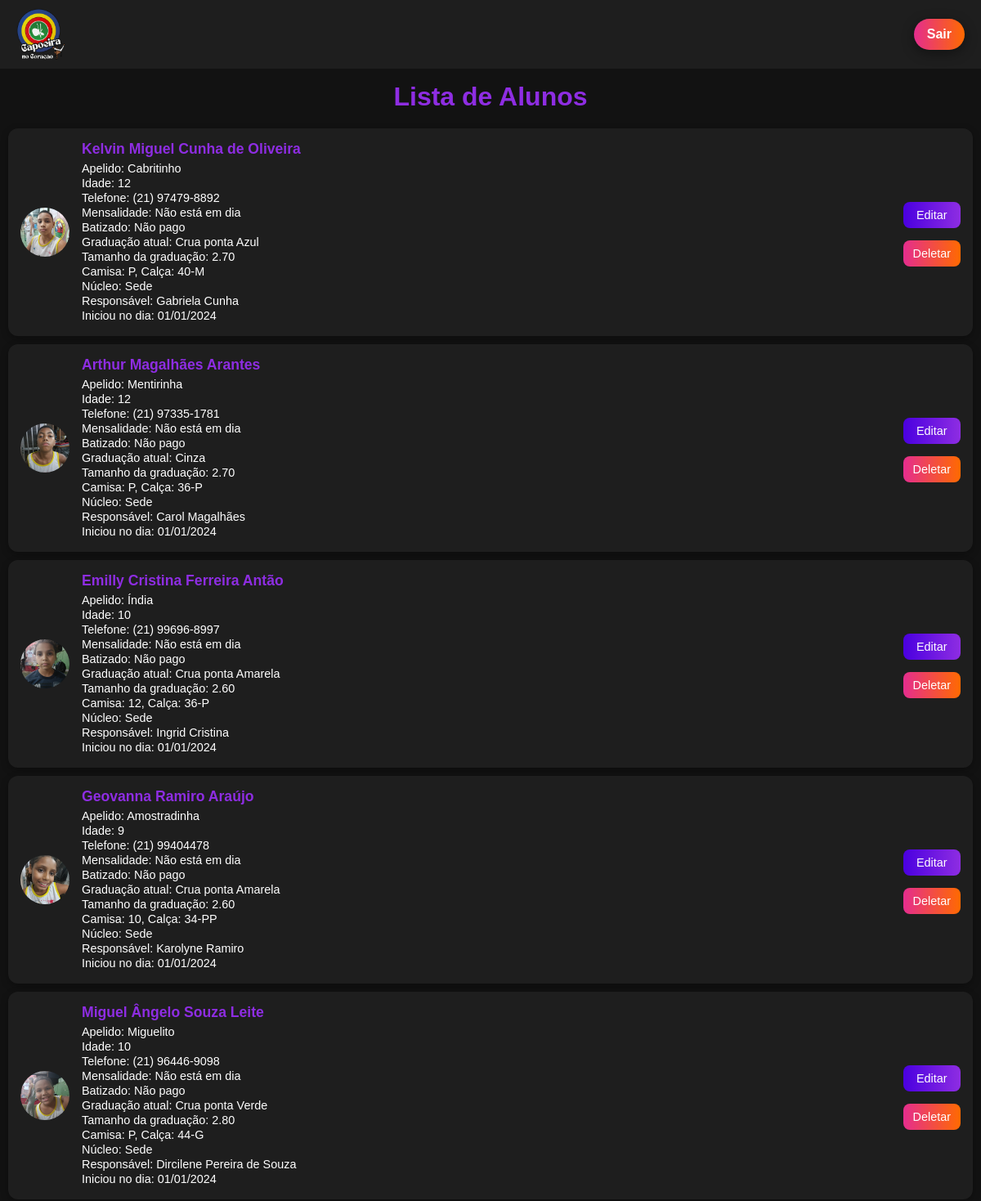
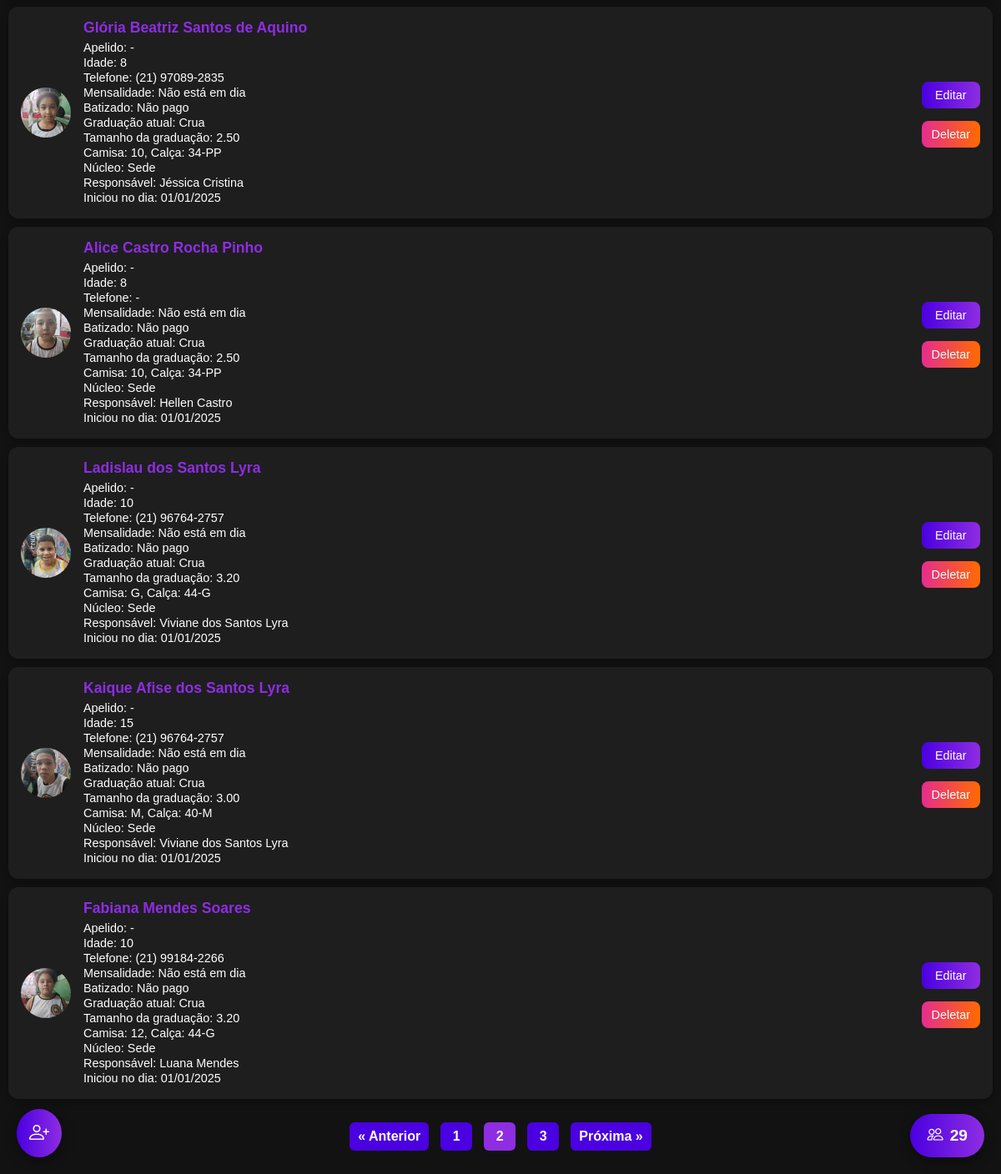
The page /?pagina=2 (signed in) on the database its author committed (2 pictures, top to bottom).
### tables this page shows
CREATE TABLE usuarios (
            id INTEGER PRIMARY KEY AUTOINCREMENT,
            nome_completo TEXT NOT NULL,
            apelido TEXT,
            idade TEXT NOT NULL,
            telefone TEXT,
            mensalidade TEXT NOT NULL,
            batizado TEXT NOT NULL,
            graduacao_atual TEXT NOT NULL,
            graduacao_tamanho TEXT NOT NULL,
            camisa_tamanho TEXT,
            calsa_tamanho TEXT,
            foto TEXT,
            nucleo TEXT NOT NULL,
            responsavel TEXT,
            iniciou_no_dia TEXT
        );

### app.py (the view, shortened to what this page needs)
@app.route("/", methods=["GET", "POST"])
def index():
    alunos = []
    total_paginas = 0
    total_alunos = 0
    pagina = request.args.get("pagina", 1, type=int)  # ?pagina= no GET
    por_pagina = 10
    if session.get("admin_logado"):
        conn = conectar_banco()
        conn.row_factory = sqlite3.Row
        cursor = conn.cursor()
        cursor.execute("SELECT COUNT(*) FROM usuarios")
        total_alunos = cursor.fetchone()[0]
        total_paginas = (total_alunos + por_pagina - 1) // por_pagina
        offset = (pagina - 1) * por_pagina
        cursor.execute(
            "SELECT * FROM usuarios ORDER BY id DESC LIMIT ? OFFSET ?",
            (por_pagina, offset),
        )
        alunos = cursor.fetchall()
        cursor.close()
        conn.close()
    return render_template(
        "index.html",
        alunos=alunos,
        graduacoes=graduacoes,
        pagina=pagina,
        total_paginas=total_paginas,
        total_alunos=total_alunos  # total geral
    )

### app.py (called while the page is built)
def conectar_banco():
    return sqlite3.connect("database.db")

@app.template_filter('data_br')
def data_br(value):
    if not value:
        return '-'
    try:
        dt = datetime.strptime(value, "%Y-%m-%d")
        return dt.strftime("%d/%m/%Y")
    except Exception:
        return value

### templates/index.html (shortened to what this page needs)
<!DOCTYPE html>
<html lang="pt-br">
<head>
    <link rel="stylesheet" href="https://cdn.jsdelivr.net/npm/bootstrap-icons@1.11.3/font/bootstrap-icons.css">
</head>
<body>
    {% if not session.get('admin_logado') %}
    <div class="login-card">
        <h2>Senha do Admin</h2>
        <form method="POST">
            <input type="password" name="senha" placeholder="Digite a senha" required>
            <button type="submit">Entrar</button>
        </form>
        {% with messages = get_flashed_messages() %}
        {% if messages %}
        <p style="color:red;">{{ messages[0] }}</p>
        {% endif %}
        {% endwith %}
    </div>
    {% else %}
    <header>
        <img class="logo" src="/static/img_base/logo.png" alt="Logo Capoeira no Coração">
        {% if session.get('admin_logado') %}
        <a href="{{ url_for('logout') }}" class="btn-flutuante-deslogar">Sair</a>
        {% endif %}
    </header>
    <h1>Lista de Alunos</h1>
    {% for aluno in alunos %}
    <div class="aluno-card">
        {% if aluno.foto %}
        <img src="{{ url_for('static', filename='fotos/' ~ aluno.foto) }}" alt="Foto do aluno">
        {% else %}
        <img src="{{ url_for('static', filename='fotos/default.png') }}" alt="Sem foto">
        {% endif %}
        <div class="aluno-info">
            <h3>{{ aluno.nome_completo }}</h3>
            <p>Apelido: {{ aluno.apelido or '-' }}</p>
            <p>Idade: {{ aluno.idade }}</p>
            <p>Telefone: {{ aluno.telefone or '-' }}</p>
            <p>Mensalidade: {{ aluno.mensalidade }}</p>
            <p>Batizado: {{ aluno.batizado }}</p>
            <p>Graduação atual: {{ aluno.graduacao_atual }}</p>
            <p>Tamanho da graduação: {{ aluno.graduacao_tamanho }}</p>
            <p>Camisa: {{ aluno.camisa_tamanho or '-' }}, Calça: {{ aluno.calsa_tamanho or '-' }}</p>
            <p>Núcleo: {{ aluno.nucleo }}</p>
            <p>Responsável: {{ aluno.responsavel or '-' }}</p>
            <p>Iniciou no dia: {{ aluno.iniciou_no_dia|data_br }}</p>
        </div>
        <div class="edit-delet">
            <a href="/editar/{{ aluno.id }}" class="btn-editar">Editar</a>
            <a href="/deletar/{{ aluno.id }}" class="btn-deletar">Deletar</a>
        </div>
    </div>
    {% else %}
    <p style="text-align:center; margin-top: 20px;">Nenhum aluno cadastrado ainda.</p>
    {% endfor %}
    {% if total_paginas > 1 %}
    <div class="paginacao">
        {% if pagina > 1 %}
        <a href="{{ url_for('index', pagina=pagina-1) }}">&laquo; Anterior</a>
        {% endif %}
        {% for p in range(1, total_paginas+1) %}
        {% if p == pagina %}
        <span class="pagina-atual">{{ p }}</span>
        {% else %}
        <a href="{{ url_for('index', pagina=p) }}">{{ p }}</a>
        {% endif %}
        {% endfor %}
        {% if pagina < total_paginas %} <a href="{{ url_for('index', pagina=pagina+1) }}">Próxima &raquo;</a>
            {% endif %}
    </div>
    {% endif %}
    <a href="{{ url_for('cadastrar') }}" class="btn-flutuante">
        <i class="bi bi-person-plus"></i>
    </a>
    <div class="bola-total-alunos">
        <i class="bi bi-people"></i> {{ total_alunos }}
    </div>
    {% endif %}
</body>
</html>

### templates/index.html (style rules this page uses)
* { padding: 0; margin: 0; box-sizing: border-box; outline: none; }
body { font-family: Arial, sans-serif; background: #121212; color: #fff; }
header { display: flex; justify-content: space-between; align-items: center; position: fixed; top: 0; width: 100%; z-index: 1000; padding: 10px 20px; background-color: #1E1E1E; }
h1 { text-align: center; color: #8E2DE2; margin-bottom: 20px; margin-top: 100px; }
.aluno-card { background: #1E1E1E; border-radius: 12px; padding: 15px; margin-bottom: 15px; display: flex; align-items: center; justify-content: space-between; box-shadow: 0 3px 10px rgba(0, 0, 0, 0.3); margin: 0; margin: 0 10px 10px 10px; }
.aluno-card img { width: 60px; height: 60px; border-radius: 50%; object-fit: cover; margin-right: 15px; }
.aluno-info { flex: 1; }
.aluno-info h3 { margin: 0 0 5px 0; font-size: 1.1em; color: #8E2DE2; }
.aluno-info p { margin: 2px 0; font-size: 0.9em; }
.btn-editar, .btn-deletar { padding: 8px 12px; color: #fff; border: none; border-radius: 8px; cursor: pointer; font-size: 0.9em; text-decoration: none; text-align: center; transition: 0.3s; display: inline-block; margin-top: 5px; outline: none; }
.btn-editar { background: linear-gradient(to right, #4A00E0, #8E2DE2); }
.btn-deletar { background: linear-gradient(to right, #E52D8E, #FF6A00); }
.btn-flutuante { position: fixed; bottom: 20px; left: 20px; background: linear-gradient(to right, #4A00E0, #8E2DE2); color: #fff; padding: 15px; border-radius: 50%; font-size: 1.5em; text-decoration: none; box-shadow: 0 4px 15px rgba(0, 0, 0, 0.4); transition: 0.3s; outline: none; display: flex; justify-content: center; align-items: center; }
.bola-total-alunos { position: fixed; bottom: 20px; right: 20px; padding: 15px 20px; background: linear-gradient(to right, #4A00E0, #8E2DE2); color: #fff; border-radius: 50px; display: flex; justify-content: center; align-items: center; font-weight: bold; font-size: 1.2em; box-shadow: 0 4px 15px rgba(0, 0, 0, 0.4); cursor: default; transition: 0.3s; outline: none; gap: 8px; }
.logo { width: 60px; display: block; margin: 0; }
.btn-flutuante-deslogar { background: linear-gradient(to right, #E52D8E, #FF6A00); color: #fff; padding: 10px 16px; border-radius: 50px; font-weight: bold; text-decoration: none; box-shadow: 0 4px 15px rgba(0, 0, 0, 0.4); transition: 0.3s; outline: none; }
.edit-delet { display: flex; flex-direction: column; gap: 10px; margin-left: 0px; outline: none; }
.paginacao { display: flex; gap: 6px; align-items: center; justify-content: center; margin: 20px 0; padding: 8px; overflow-x: auto; white-space: nowrap; -webkit-overflow-scrolling: touch; }
.paginacao a, .paginacao span { display: inline-flex; align-items: center; justify-content: center; padding: 8px 10px; margin: 0 4px; border-radius: 6px; text-decoration: none; background: #4A00E0; color: white; font-weight: 700; min-width: 38px; }
.paginacao span.pagina-atual { background: #8E2DE2; }

### rows shown on the page
usuarios: foto (picture), nome_completo "Kelvin Miguel Cunha de Oliveira", apelido "Cabritinho", idade "12", telefone "(21) 97479-8892", mensalidade "Não está em dia", batizado "Não pago", graduacao_atual "Crua ponta Azul", graduacao_tamanho "2.70", camisa_tamanho "P", calsa_tamanho "40-M", nucleo "Sede", responsavel "Gabriela Cunha", iniciou_no_dia|data_br "01/01/2024"
usuarios: foto (picture), nome_completo "Arthur Magalhães Arantes", apelido "Mentirinha", idade "12", telefone "(21) 97335-1781", mensalidade "Não está em dia", batizado "Não pago", graduacao_atual "Cinza", graduacao_tamanho "2.70", camisa_tamanho "P", calsa_tamanho "36-P", nucleo "Sede", responsavel "Carol Magalhães", iniciou_no_dia|data_br "01/01/2024"
usuarios: foto (picture), nome_completo "Emilly Cristina Ferreira Antão", apelido "Índia", idade "10", telefone "(21) 99696-8997", mensalidade "Não está em dia", batizado "Não pago", graduacao_atual "Crua ponta Amarela", graduacao_tamanho "2.60", camisa_tamanho "12", calsa_tamanho "36-P", nucleo "Sede", responsavel "Ingrid Cristina", iniciou_no_dia|data_br "01/01/2024"
usuarios: foto (picture), nome_completo "Geovanna Ramiro Araújo", apelido "Amostradinha", idade "9", telefone "(21) 99404478", mensalidade "Não está em dia", batizado "Não pago", graduacao_atual "Crua ponta Amarela", graduacao_tamanho "2.60", camisa_tamanho "10", calsa_tamanho "34-PP", nucleo "Sede", responsavel "Karolyne Ramiro", iniciou_no_dia|data_br "01/01/2024"
usuarios: foto (picture), nome_completo "Miguel Ângelo Souza Leite", apelido "Miguelito", idade "10", telefone "(21) 96446-9098", mensalidade "Não está em dia", batizado "Não pago", graduacao_atual "Crua ponta Verde", graduacao_tamanho "2.80", camisa_tamanho "P", calsa_tamanho "44-G", nucleo "Sede", responsavel "Dircilene Pereira de Souza", iniciou_no_dia|data_br "01/01/2024"
usuarios: foto (picture), nome_completo "Glória Beatriz Santos de Aquino", apelido "-", idade "8", telefone "(21) 97089-2835", mensalidade "Não está em dia", batizado "Não pago", graduacao_atual "Crua", graduacao_tamanho "2.50", camisa_tamanho "10", calsa_tamanho "34-PP", nucleo "Sede", responsavel "Jéssica Cristina", iniciou_no_dia|data_br "01/01/2025"
usuarios: foto (picture), nome_completo "Alice Castro Rocha Pinho", apelido "-", idade "8", telefone "-", mensalidade "Não está em dia", batizado "Não pago", graduacao_atual "Crua", graduacao_tamanho "2.50", camisa_tamanho "10", calsa_tamanho "34-PP", nucleo "Sede", responsavel "Hellen Castro", iniciou_no_dia|data_br "01/01/2025"
usuarios: foto (picture), nome_completo "Ladislau dos Santos Lyra", apelido "-", idade "10", telefone "(21) 96764-2757", mensalidade "Não está em dia", batizado "Não pago", graduacao_atual "Crua", graduacao_tamanho "3.20", camisa_tamanho "G", calsa_tamanho "44-G", nucleo "Sede", responsavel "Viviane dos Santos Lyra", iniciou_no_dia|data_br "01/01/2025"
usuarios: foto (picture), nome_completo "Kaique Afise dos Santos Lyra", apelido "-", idade "15", telefone "(21) 96764-2757", mensalidade "Não está em dia", batizado "Não pago", graduacao_atual "Crua", graduacao_tamanho "3.00", camisa_tamanho "M", calsa_tamanho "40-M", nucleo "Sede", responsavel "Viviane dos Santos Lyra", iniciou_no_dia|data_br "01/01/2025"
usuarios: foto (picture), nome_completo "Fabiana Mendes Soares", apelido "-", idade "10", telefone "(21) 99184-2266", mensalidade "Não está em dia", batizado "Não pago", graduacao_atual "Crua", graduacao_tamanho "3.20", camisa_tamanho "12", calsa_tamanho "44-G", nucleo "Sede", responsavel "Luana Mendes", iniciou_no_dia|data_br "01/01/2025"

### other values the page prints
{{ p }} "1" "3"
{{ p }} "2"
{{ total_alunos }} "29"
